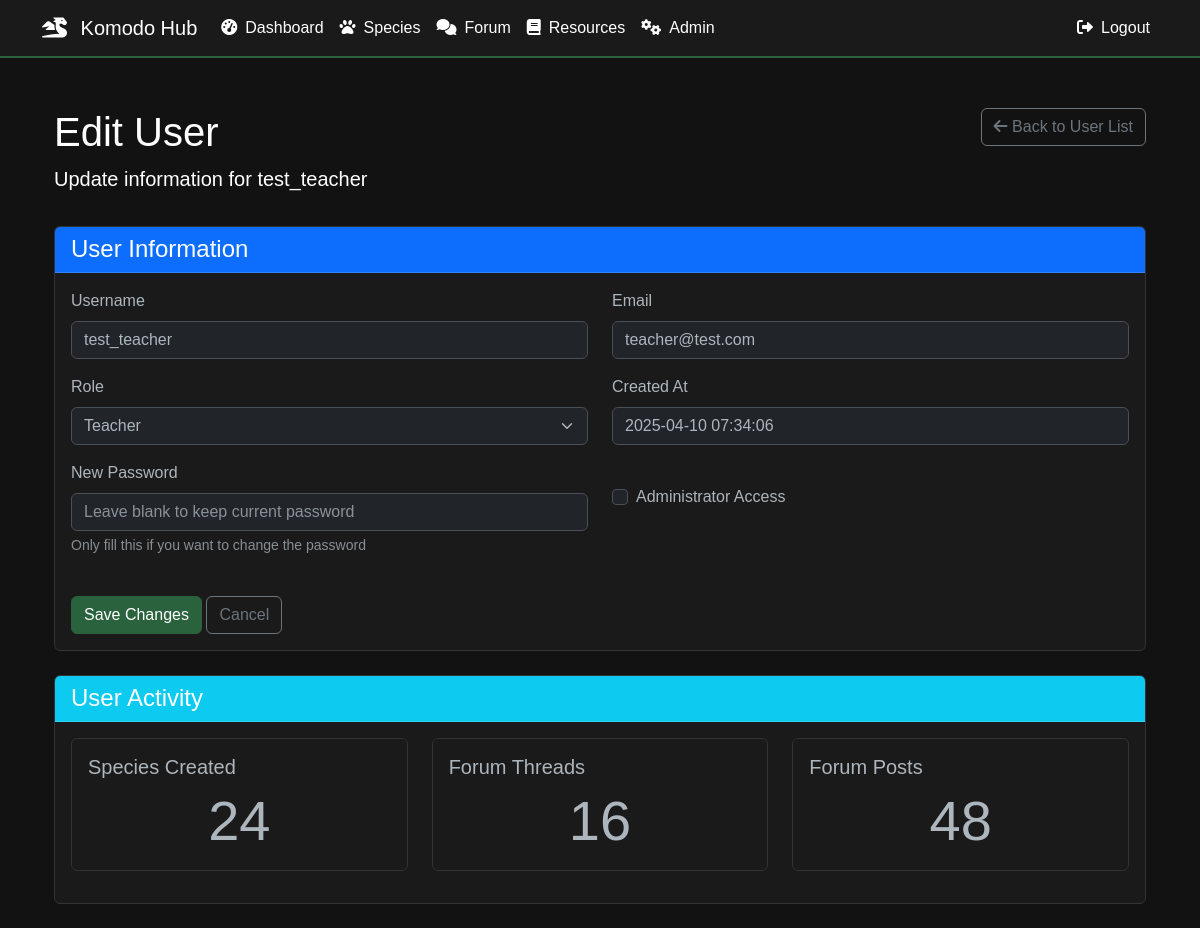
The page /admin/users/1 (signed in) on the database its author committed.
### models.py (models this page shows, shortened)
class User(UserMixin, db.Model):
    id = db.Column(db.Integer, primary_key=True)
    username = db.Column(db.String(64), unique=True, nullable=False)
    email = db.Column(db.String(120), unique=True, nullable=False)
    password_hash = db.Column(db.String(256))
    role = db.Column(db.String(20), nullable=False)  # 'student', 'teacher', 'community', or 'admin'
    is_admin = db.Column(db.Boolean, default=False)  # Admin flag for additional permissions
    created_at = db.Column(db.DateTime, default=datetime.utcnow)
    avatar = db.Column(db.String(200), default='default.svg')
    theme_preference = db.Column(db.String(50), default='light')
    progress_records = db.relationship('UserProgress', back_populates='user', lazy=True)
    species_sightings = db.relationship('SpeciesSighting', backref='observer', lazy=True)
    species_created = db.relationship('Species', backref='created_by', lazy=True)
    forum_threads = db.relationship('ForumThread', backref='author', lazy=True)
    forum_posts = db.relationship('ForumPost', backref='author', lazy=True)
    notes_given = db.relationship('Note', foreign_keys='Note.teacher_id', back_populates='teacher', lazy=True)
    notes_received = db.relationship('Note', foreign_keys='Note.student_id', back_populates='student', lazy=True)
    sent_messages = db.relationship('Message', back_populates='sender', foreign_keys='Message.sender_id', lazy=True)
    received_messages = db.relationship('Message', back_populates='recipient', foreign_keys='Message.recipient_id', lazy=True)
    forum_upvotes = db.relationship('ForumUpvote', backref='user', lazy=True)
    coordinated_programs = db.relationship('ConservationProgram', backref='coordinator', lazy=True, foreign_keys='ConservationProgram.coordinator_id')
    programs_joined = db.relationship('ConservationProgram', secondary='user_programs', lazy=True,
                                    backref=db.backref('participants', lazy=True),
                                    primaryjoin="User.id==UserPrograms.user_id",
                                    secondaryjoin="UserPrograms.program_id==ConservationProgram.id")
    def is_administrator(self):
        return self.is_admin

### blueprints/admin.py (the view, shortened to what this page needs)
@admin_bp.route('/users/<int:user_id>', methods=['GET', 'POST'])
@login_required
@admin_required
def edit_user(user_id):
    user = User.query.get_or_404(user_id)
    return render_template('admin/edit_user.html', user=user, title=f"Edit User - {user.username}")

### app.py (called while the page is built)
@app.context_processor
def utility_processor():
    return {'now': datetime.now}

@login_manager.user_loader
def load_user(id):
    return User.query.get(int(id))

### blueprints/admin.py (called while the page is built)
def admin_required(f):
    @wraps(f)
    def decorated_function(*args, **kwargs):
        if not current_user.is_authenticated or not current_user.is_administrator():
            logger.warning(f"Unauthorized access attempt to admin area by user: {current_user.username if current_user.is_authenticated else 'anonymous'}")
            flash('You do not have permission to access this area.', 'danger')
            return redirect(url_for('main.landing'))
        return f(*args, **kwargs)
    return decorated_function

### templates/admin/edit_user.html (shortened to what this page needs)
{% extends 'base.html' %}
{% block content %}
<div class="container mt-4">
    <div class="row mb-3">
        <div class="col-md-8">
            <h1>Edit User</h1>
            <p class="lead">Update information for {{ user.username }}</p>
        </div>
        <div class="col-md-4 text-end">
            <a href="{{ url_for('admin.manage_users') }}" class="btn btn-outline-secondary">
                <i class="fas fa-arrow-left"></i> Back to User List
            </a>
        </div>
    </div>
    <div class="card">
        <div class="card-header bg-primary text-white">
            <h4 class="mb-0">User Information</h4>
        </div>
        <div class="card-body">
            <form action="{{ url_for('admin.edit_user', user_id=user.id) }}" method="post">
                <div class="row">
                    <div class="col-md-6 mb-3">
                        <label for="username" class="form-label">Username</label>
                        <input type="text" class="form-control" id="username" name="username" value="{{ user.username }}" required>
                    </div>
                    <div class="col-md-6 mb-3">
                        <label for="email" class="form-label">Email</label>
                        <input type="email" class="form-control" id="email" name="email" value="{{ user.email }}" required>
                    </div>
                </div>
                <div class="row">
                    <div class="col-md-6 mb-3">
                        <label for="role" class="form-label">Role</label>
                        <select class="form-select" id="role" name="role" required>
                            <option value="teacher" {% if user.role == 'teacher' %}selected{% endif %}>Teacher</option>
                        </select>
                    </div>
                    <div class="col-md-6 mb-3">
                        <label for="created_at" class="form-label">Created At</label>
                        <input type="text" class="form-control" id="created_at" value="{{ user.created_at.strftime('%Y-%m-%d %H:%M:%S') }}" readonly>
                    </div>
                </div>
                <div class="row">
                    <div class="col-md-6 mb-3">
                        <label for="new_password" class="form-label">New Password</label>
                        <input type="password" class="form-control" id="new_password" name="new_password" placeholder="Leave blank to keep current password">
                        <div class="form-text">Only fill this if you want to change the password</div>
                    </div>
                    <div class="col-md-6 mb-3">
                        <div class="form-check mt-4">
                            <input class="form-check-input" type="checkbox" id="is_admin" name="is_admin" {% if user.is_admin %}checked{% endif %} {% if user.id == current_user.id and user.is_admin %}disabled{% endif %}>
                            <label class="form-check-label" for="is_admin">
                                Administrator Access
                            </label>
                        </div>
                    </div>
                </div>
                <div class="mt-4">
                    <button type="submit" class="btn btn-primary">Save Changes</button>
                    <a href="{{ url_for('admin.manage_users') }}" class="btn btn-outline-secondary">Cancel</a>
                </div>
            </form>
        </div>
    </div>
    <div class="card mt-4">
        <div class="card-header bg-info text-white">
            <h4 class="mb-0">User Activity</h4>
        </div>
        <div class="card-body">
            <div class="row">
                <div class="col-md-4 mb-3">
                    <div class="card">
                        <div class="card-body">
                            <h5 class="card-title">Species Created</h5>
                            <p class="card-text display-4 text-center">{{ user.species_created|length }}</p>
                        </div>
                    </div>
                </div>
                <div class="col-md-4 mb-3">
                    <div class="card">
                        <div class="card-body">
                            <h5 class="card-title">Forum Threads</h5>
                            <p class="card-text display-4 text-center">{{ user.forum_threads|length }}</p>
                        </div>
                    </div>
                </div>
                <div class="col-md-4 mb-3">
                    <div class="card">
                        <div class="card-body">
                            <h5 class="card-title">Forum Posts</h5>
                            <p class="card-text display-4 text-center">{{ user.forum_posts|length }}</p>
                        </div>
                    </div>
                </div>
            </div>
        </div>
    </div>
</div>
{% endblock %}

### templates/base.html (style rules this page uses)
:root { --bg-dark: #1a1a1a; --bg-darker: #121212; --text-light: #ffffff; --text-muted: #888888; --accent-color: #2a623d; --accent-hover: #1a472a; --border-color: #333333; }
body { background-color: var(--bg-darker); color: var(--text-light); font-family: 'Arial', sans-serif; padding-top: 60px; }
.card { background-color: var(--bg-dark); border: 1px solid var(--border-color); }
.btn-primary { background-color: var(--accent-color); border-color: var(--accent-color); }

### rows shown on the page
User: username "test_teacher", email "teacher@test.com", role "Teacher", created_at "2025-04-10 07:34:06"

### other values the page prints
{{ user.species_created|length }} "24"
{{ user.forum_threads|length }} "16"
{{ user.forum_posts|length }} "48"
